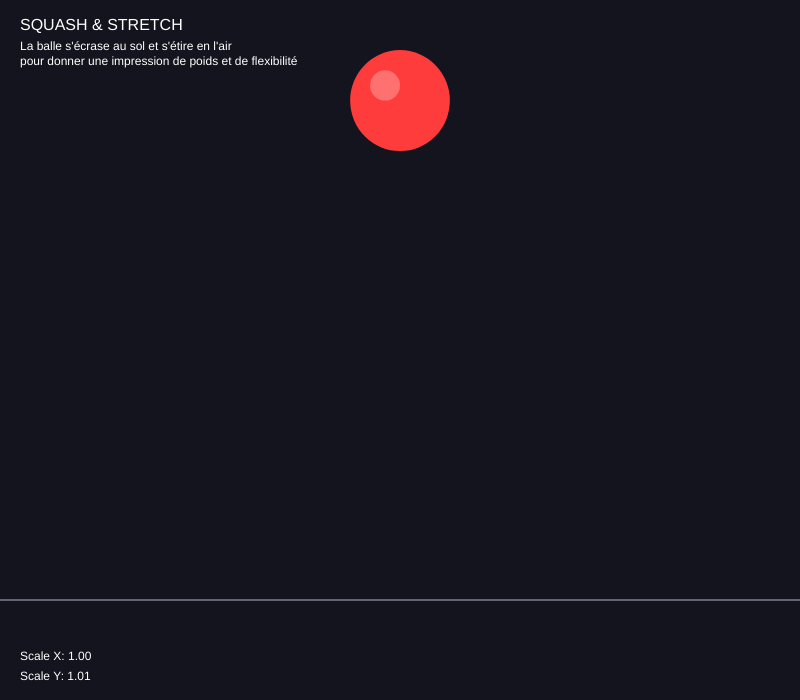
Frame 1 (no input)
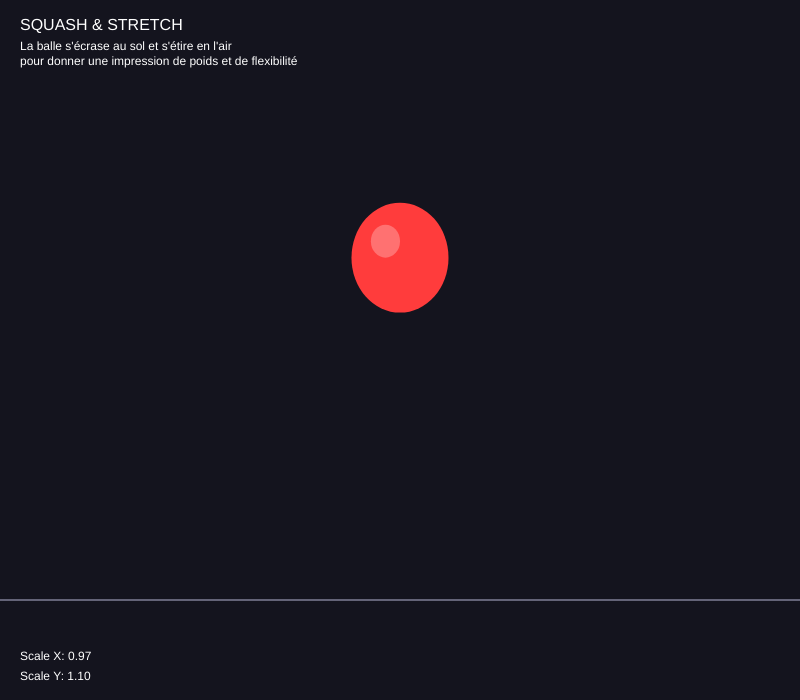
Frame 60 (no input)
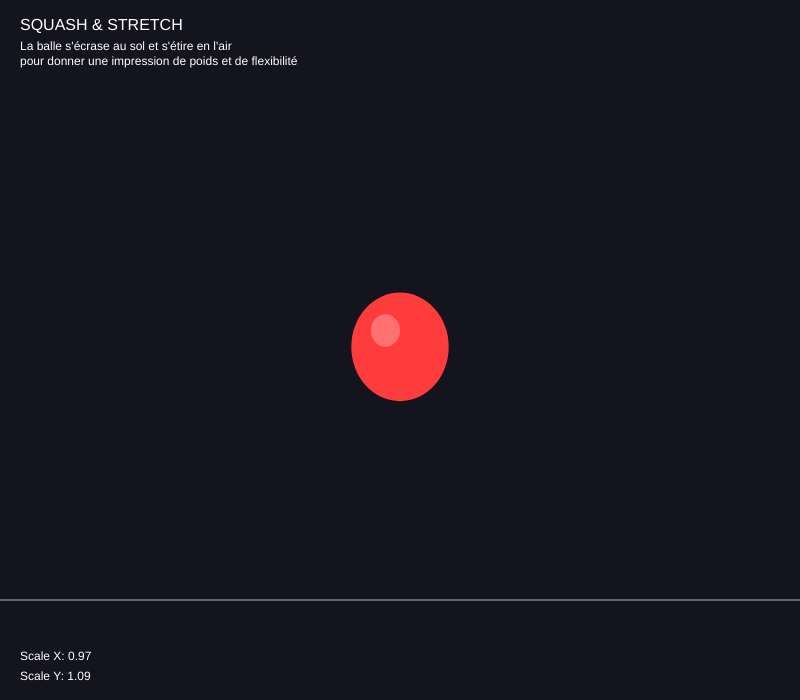
Frame 120 (the mouse pressed at the canvas centre since frame 60)

The p5.js sketch that drew these frames (run headless with seeded random() and noise() and a simulated clock; from frame 60 on, the mouse is pressed at the canvas centre):

// p5.js sketch
// ── sketch.js
// JAN 2 — Twelve principles of animation
// Principe choisi: SQUASH & STRETCH
// Une balle qui rebondit, s'écrase au sol et s'étire en l'air

let ball = {
    x: 400,
    y: 100,
    velocityY: 0,
    gravity: 0.6,
    bounce: -0.85,
    scaleX: 1,
    scaleY: 1,
    baseRadius: 50,
    ground: 600,
};

function setup() {
    createCanvas(800, 700);
    frameRate(60);
}

function draw() {
    background(20, 20, 30);

    // Physique
    ball.velocityY += ball.gravity;
    ball.y += ball.velocityY;

    // Détection du sol
    if (ball.y + ball.baseRadius * ball.scaleY >= ball.ground) {
        ball.y = ball.ground - ball.baseRadius * ball.scaleY;
        ball.velocityY *= ball.bounce;

        // SQUASH au moment de l'impact
        ball.scaleY = 0.5; // Écrasement vertical
        ball.scaleX = 1.5; // Élargissement horizontal
    } else {
        // STRETCH en l'air (proportionnel à la vitesse)
        let stretchFactor = map(abs(ball.velocityY), 0, 20, 0, 0.4);

        if (ball.velocityY > 0) {
            // En descendant: étirement vertical
            ball.scaleY = 1 + stretchFactor;
            ball.scaleX = 1 - stretchFactor * 0.3;
        } else {
            // En montant: étirement vertical
            ball.scaleY = 1 + stretchFactor;
            ball.scaleX = 1 - stretchFactor * 0.3;
        }
    }

    // Retour progressif à la forme normale (easing)
    ball.scaleX = lerp(ball.scaleX, 1, 0.2);
    ball.scaleY = lerp(ball.scaleY, 1, 0.2);

    // Dessin du sol
    stroke(100, 100, 120);
    strokeWeight(2);
    line(0, ball.ground, width, ball.ground);

    // Dessin de la balle avec squash & stretch
    push();
    translate(ball.x, ball.y);
    scale(ball.scaleX, ball.scaleY);

    // Couleur: rouge pour bien voir l'effet
    fill(255, 60, 60);
    noStroke();
    circle(0, 0, ball.baseRadius * 2);

    // Highlight pour donner du volume
    fill(255, 150, 150, 150);
    circle(
        -ball.baseRadius * 0.3,
        -ball.baseRadius * 0.3,
        ball.baseRadius * 0.6
    );

    pop();

    // Texte explicatif
    fill(255);
    noStroke();
    textSize(16);
    textAlign(LEFT);
    text("SQUASH & STRETCH", 20, 30);
    textSize(12);
    text("La balle s'écrase au sol et s'étire en l'air", 20, 50);
    text("pour donner une impression de poids et de flexibilité", 20, 65);

    // Indicateurs de déformation
    text(`Scale X: ${ball.scaleX.toFixed(2)}`, 20, height - 40);
    text(`Scale Y: ${ball.scaleY.toFixed(2)}`, 20, height - 20);
}
